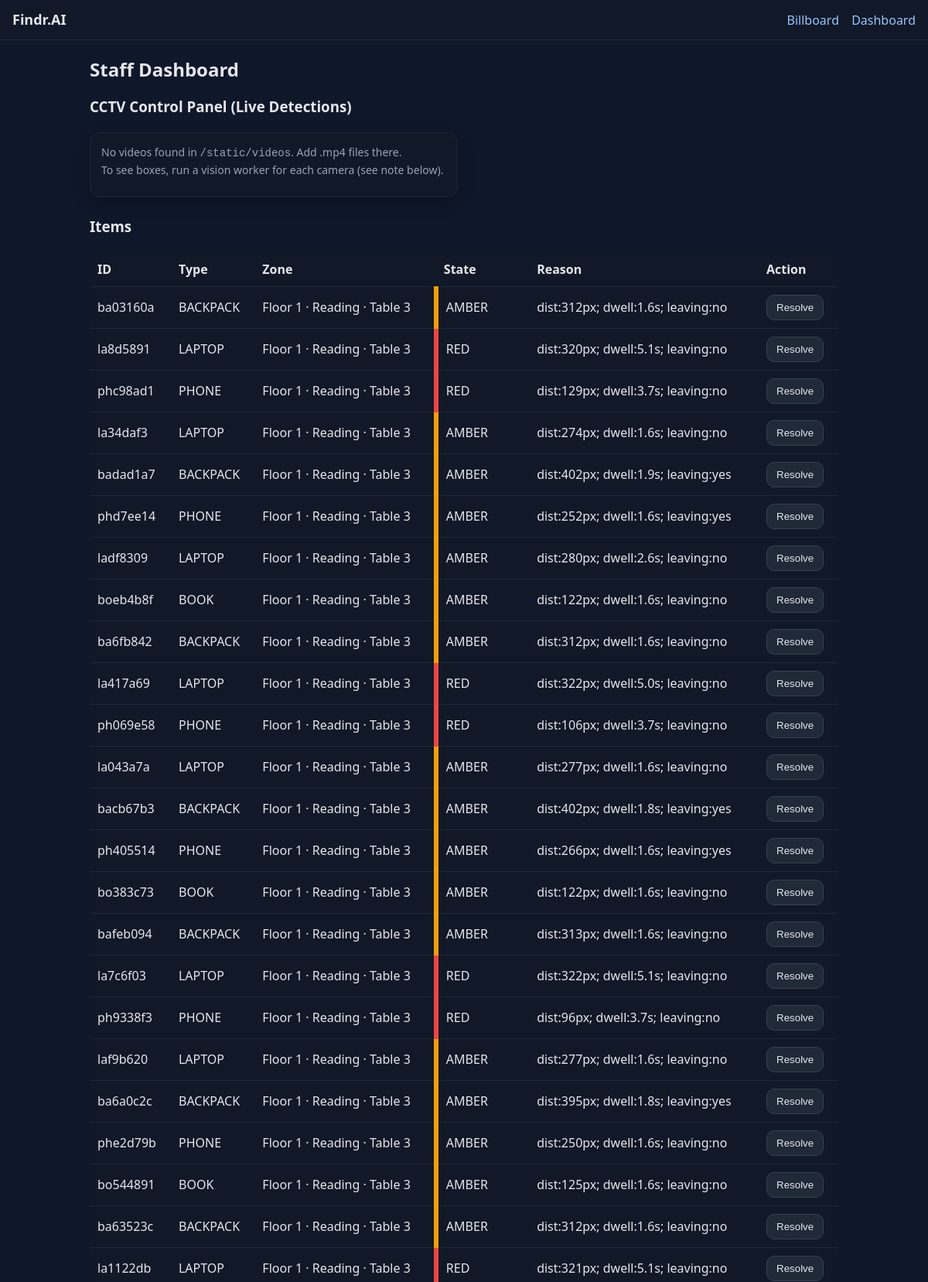
/dashboard (upper part), run on the app's committed database.
### tables this page shows
CREATE TABLE items (
    id INTEGER PRIMARY KEY AUTOINCREMENT,
    shortid TEXT UNIQUE NOT NULL,
    type TEXT NOT NULL,
    color TEXT,
    zone TEXT NOT NULL,
    state TEXT NOT NULL, -- WITH_OWNER, AMBER, RED, RECOVERED
    reason TEXT,
    ts TEXT NOT NULL,    -- ISO string
    crop_path TEXT
);

### server/app.py (the view)
@app.get("/dashboard", response_class=HTMLResponse)
def dashboard(request: Request):
    items = db.list_items()
    vids_dir = Path("server/static/videos")
    videos = []
    if vids_dir.exists():
        for p in sorted(vids_dir.glob("*.mp4")):
            videos.append({"name": p.stem, "url": f"/static/videos/{p.name}"})
    return templates.TemplateResponse("dashboard.html", {"request": request, "items": items, "videos": videos, "title": "Dashboard"})

### server/templates/dashboard.html (shortened to what this page needs)
{% extends "base.html" %}
{% block content %}
<h2>Staff Dashboard</h2>
<h3 style="margin-top:10px;">CCTV Control Panel (Live Detections)</h3>
<div class="grid" style="grid-template-columns:repeat(auto-fill,minmax(320px,1fr));gap:16px;">
  {% if videos|length == 0 %}
    <div class="card">
      <div class="meta">No videos found in <code>/static/videos</code>. Add .mp4 files there.<br>
      To see boxes, run a vision worker for each camera (see note below).</div>
    </div>
  {% endif %}
</div>
<h3 style="margin-top:24px;">Items</h3>
<table class="table">
  <thead>
    <tr><th>ID</th><th>Type</th><th>Zone</th><th>State</th><th>Reason</th><th>Action</th></tr>
  </thead>
  <tbody id="rows">
  {% for it in items %}
    <tr data-id="{{ it.shortid }}">
      <td>{{ it.shortid }}</td>
      <td>{{ it.type }}{% if it.color %} ({{ it.color }}){% endif %}</td>
      <td>{{ it.zone }}</td>
      <td class="state {{ it.state|lower }}">{{ it.state }}</td>
      <td class="reason">{{ it.reason }}</td>
      <td>
        {% if it.state != "RECOVERED" %}
          <button class="btn" onclick="resolveItem('{{ it.shortid }}')">Resolve</button>
        {% else %}
          <span>Resolved</span>
        {% endif %}
      </td>
    </tr>
  {% endfor %}
  </tbody>
</table>
{% endblock %}

### server/static/style.css (style rules this page uses)
:root { --bg:#0f172a; --card:#111827; --text:#e5e7eb; --muted:#9ca3af; --green:#10b981; --amber:#f59e0b; --red:#ef4444; --link:#93c5fd; }
* { box-sizing:border-box }
body { margin:0;background:var(--bg);color:var(--text);font:16px/1.5 system-ui,-apple-system,Segoe UI,Roboto,Inter }
h2 { margin:12px 0 16px }
.grid { display:grid;grid-template-columns:repeat(auto-fill,minmax(260px,1fr));gap:16px }
.card { background:var(--card);padding:14px;border-radius:14px;border:1px solid #1f2937;box-shadow:0 6px 20px rgba(0,0,0,.25) }
.card .meta { color:var(--muted);font-size:14px;margin-bottom:10px }
.btn { display:inline-block;padding:8px 12px;border-radius:10px;background:#1f2937;color:#e5e7eb;text-decoration:none;border:1px solid #374151 }
.table { width:100%;border-collapse:collapse;background:var(--card);border-radius:12px;overflow:hidden }
.table th,.table td { padding:10px;border-bottom:1px solid #1f2937;text-align:left }
.amber { border-left:6px solid var(--amber) }
.red { border-left:6px solid var(--red) }

### data on the page
items: shortid "ba03160a", type "BACKPACK", zone "Floor 1 · Reading · Table 3", state "AMBER", reason "dist:312px; dwell:1.6s; leaving:no"
items: shortid "la8d5891", type "LAPTOP", zone "Floor 1 · Reading · Table 3", state "RED", reason "dist:320px; dwell:5.1s; leaving:no"
items: shortid "phc98ad1", type "PHONE", zone "Floor 1 · Reading · Table 3", state "RED", reason "dist:129px; dwell:3.7s; leaving:no"
items: shortid "la34daf3", type "LAPTOP", zone "Floor 1 · Reading · Table 3", state "AMBER", reason "dist:274px; dwell:1.6s; leaving:no"
items: shortid "badad1a7", type "BACKPACK", zone "Floor 1 · Reading · Table 3", state "AMBER", reason "dist:402px; dwell:1.9s; leaving:yes"
items: shortid "phd7ee14", type "PHONE", zone "Floor 1 · Reading · Table 3", state "AMBER", reason "dist:252px; dwell:1.6s; leaving:yes"
items: shortid "ladf8309", type "LAPTOP", zone "Floor 1 · Reading · Table 3", state "AMBER", reason "dist:280px; dwell:2.6s; leaving:no"
items: shortid "boeb4b8f", type "BOOK", zone "Floor 1 · Reading · Table 3", state "AMBER", reason "dist:122px; dwell:1.6s; leaving:no"
items: shortid "ba6fb842", type "BACKPACK", zone "Floor 1 · Reading · Table 3", state "AMBER", reason "dist:312px; dwell:1.6s; leaving:no"
items: shortid "la417a69", type "LAPTOP", zone "Floor 1 · Reading · Table 3", state "RED", reason "dist:322px; dwell:5.0s; leaving:no"
items: shortid "ph069e58", type "PHONE", zone "Floor 1 · Reading · Table 3", state "RED", reason "dist:106px; dwell:3.7s; leaving:no"
items: shortid "la043a7a", type "LAPTOP", zone "Floor 1 · Reading · Table 3", state "AMBER", reason "dist:277px; dwell:1.6s; leaving:no"
items: shortid "bacb67b3", type "BACKPACK", zone "Floor 1 · Reading · Table 3", state "AMBER", reason "dist:402px; dwell:1.8s; leaving:yes"
items: shortid "ph405514", type "PHONE", zone "Floor 1 · Reading · Table 3", state "AMBER", reason "dist:266px; dwell:1.6s; leaving:yes"
items: shortid "bo383c73", type "BOOK", zone "Floor 1 · Reading · Table 3", state "AMBER", reason "dist:122px; dwell:1.6s; leaving:no"
items: shortid "bafeb094", type "BACKPACK", zone "Floor 1 · Reading · Table 3", state "AMBER", reason "dist:313px; dwell:1.6s; leaving:no"
items: shortid "la7c6f03", type "LAPTOP", zone "Floor 1 · Reading · Table 3", state "RED", reason "dist:322px; dwell:5.1s; leaving:no"
items: shortid "ph9338f3", type "PHONE", zone "Floor 1 · Reading · Table 3", state "RED", reason "dist:96px; dwell:3.7s; leaving:no"
items: shortid "laf9b620", type "LAPTOP", zone "Floor 1 · Reading · Table 3", state "AMBER", reason "dist:277px; dwell:1.6s; leaving:no"
items: shortid "ba6a0c2c", type "BACKPACK", zone "Floor 1 · Reading · Table 3", state "AMBER", reason "dist:395px; dwell:1.8s; leaving:yes"
items: shortid "phe2d79b", type "PHONE", zone "Floor 1 · Reading · Table 3", state "AMBER", reason "dist:250px; dwell:1.6s; leaving:no"
items: shortid "bo544891", type "BOOK", zone "Floor 1 · Reading · Table 3", state "AMBER", reason "dist:125px; dwell:1.6s; leaving:no"
items: shortid "ba63523c", type "BACKPACK", zone "Floor 1 · Reading · Table 3", state "AMBER", reason "dist:312px; dwell:1.6s; leaving:no"
items: shortid "la1122db", type "LAPTOP", zone "Floor 1 · Reading · Table 3", state "RED", reason "dist:321px; dwell:5.1s; leaving:no"
